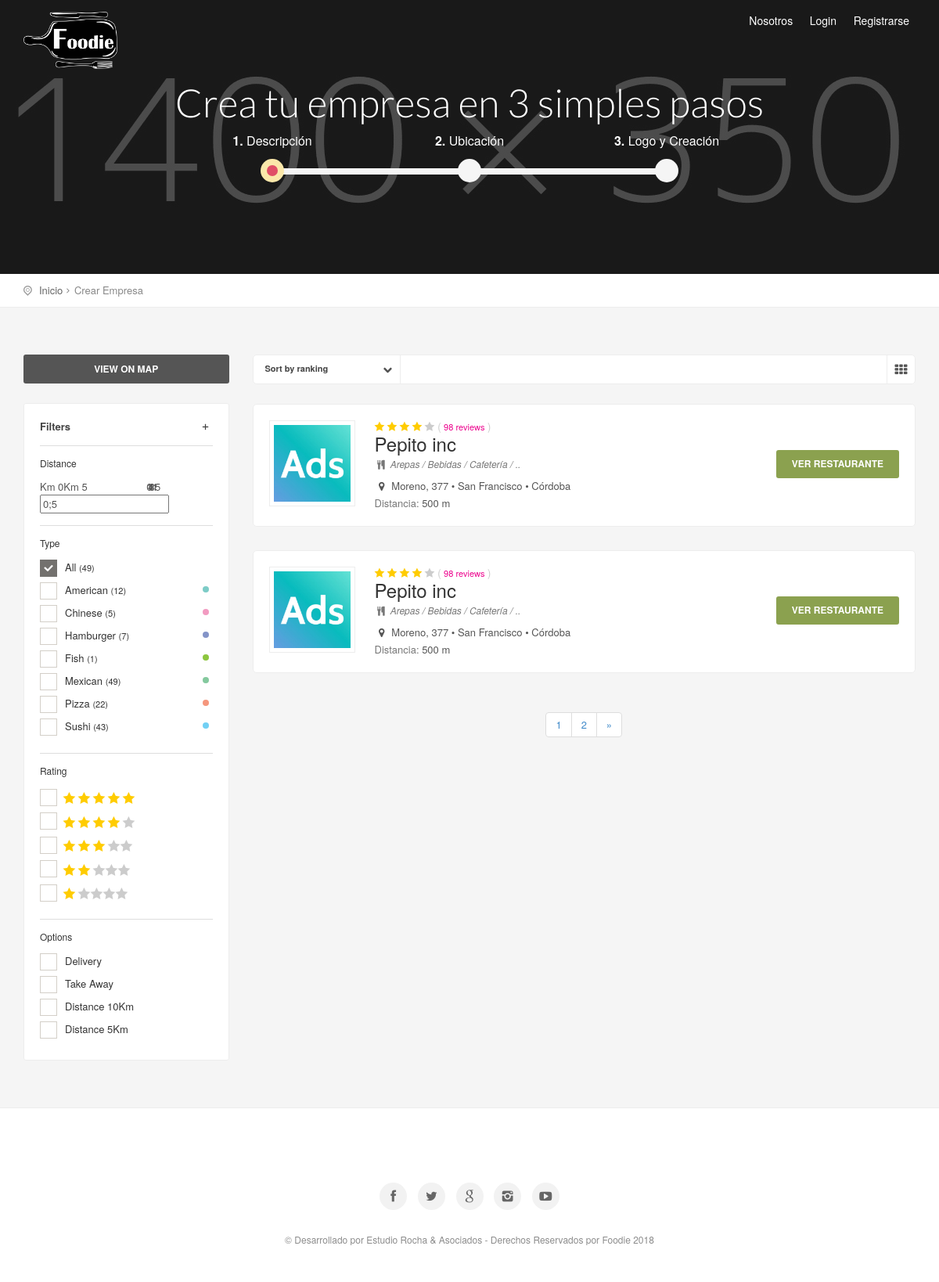
Page /restaurantes.php?pagina=1 on the committed database.
### tables this page shows
CREATE TABLE `empresas` (
  `id` int(11) NOT NULL,
  `cod` varchar(255) DEFAULT NULL,
  `titulo` text,
  `telefono` varchar(255) DEFAULT NULL,
  `email` text,
  `provincia` text,
  `ciudad` text,
  `barrio` text,
  `direccion` varchar(255) DEFAULT NULL,
  `postal` text,
  `desarrollo` text,
  `redes` varchar(255) DEFAULT NULL,
  `logo` text,
  `categoria` text,
  `subcategoria` text,
  `keywords` text,
  `description` text,
  `fecha` date DEFAULT NULL,
  `cod_usuario` text
);

### Config/Autoload.php (called while the page is built, shortened)
<?php
class autoload
{
    public static function runSitio()
    {
        spl_autoload_register(
            function($clase)
            {
                $ruta = str_replace("\\", "/", $clase) . ".php";
            }
        );
    }
}

### Clases/Conexion.php (called while the page is built, shortened)
<?php namespace Clases;
class Conexion
{
    private $datos = array("host"=> "localhost","user"=> "root","pass"=> "","db"  => "foodie");
    private $con;
    public function __construct()
    {
        $this->con = mysqli_connect($this->datos["host"], $this->datos["user"], $this->datos["pass"], $this->datos["db"]);
        mysqli_set_charset($this->con,'utf8');
    }
    public function sqlReturn($query)
    {
        $dato = $this->con->query($query);
        return $dato;
    }
}

### Clases/Empresas.php (called while the page is built, shortened)
<?php
class Empresas
{
    private $con;
    public function __construct()
    {
        $this->con = new Conexion();
    }
    function list($filter,$order,$limit) {
        $array = array();
        if (is_array($filter)) {
            $filterSql = "WHERE ";
            $filterSql .= implode(" AND ", $filter);
        } else {
            $filterSql = '';
        }
        if ($order != '') {
            $orderSql = $order;
        } else {
            $orderSql = "id DESC";
        }
        if ($limit != '') {
            $limitSql = "LIMIT " . $limit;
        } else {
            $limitSql = '';
        }
        $sql = "SELECT * FROM `empresas` $filterSql  ORDER BY $orderSql $limitSql";
        $notas = $this->con->sqlReturn($sql);
        if ($notas) {
            while ($row = mysqli_fetch_assoc($notas)) {
                $array[] = $row;
            }
            return $array ;
        }
    }
    function paginador($filter,$cantidad) {
        if (is_array($filter)) {
            $filterSql = "WHERE ";
            $filterSql .= implode(" AND ", $filter);
        } else {
            $filterSql = '';
        }
        $sql = "SELECT * FROM `empresas` $filterSql";
        $contar = $this->con->sqlReturn($sql);
        $total = mysqli_num_rows($contar);
        $totalPaginas = $total / $cantidad;
        return floor($totalPaginas);
    }
}

### Clases/Categorias.php (called while the page is built, shortened)
<?php
class Categorias
{
    private $con;
    public function __construct()
    {
        $this->con = new Conexion();
    }
    function categoriasMasUsadas(){
        $array = array();
        $sql = "SELECT c.titulo, count(p.categoria) cant FROM categorias c JOIN productos p ON p.categoria = c.cod WHERE p.cod_empresa = '$this->cod_empresa' GROUP BY c.titulo ORDER BY cant DESC LIMIT 3";
        $notas = $this->con->sqlReturn($sql);
        if ($notas) {
            while ($row = mysqli_fetch_assoc($notas)) {
                $array[] = $row;
            }
            return $array ;
        }
    }
}

### Clases/PublicFunction.php (called while the page is built, shortened)
<?php namespace Clases;
class PublicFunction
{
    public function eliminar_get($url, $varname)
    {
        $parsedUrl = parse_url($url);
        $query = array();
        if (isset($parsedUrl['query'])) {
            parse_str($parsedUrl['query'], $query);
            unset($query[$varname]);
        }
        $path = isset($parsedUrl['path']) ? $parsedUrl['path'] : '';
        $query = !empty($query) ? '?'. http_build_query($query) : '';
        return $parsedUrl['scheme']. '://'. $parsedUrl['host']. $path. $query;
    }
}

### restaurantes.php (the view, shortened to what this page needs)
<?php
require_once "Config/Autoload.php";
$funcion = new Clases\PublicFunction();
$empresa = new Clases\Empresas();
$categorias = new Clases\Categorias();
$pagina = isset($_GET["pagina"]) ? $_GET["pagina"] : '0';
$cantidad = 2;
if ($pagina > 0) {
    $pagina = $pagina - 1;
}
if(@count($_GET)>1){
    $anidador = "&";
}else{
    $anidador = "?";
}
if(isset($_GET['pagina'])):
    $url = $funcion->eliminar_get(CANONICAL, 'pagina');
else:
    $url = CANONICAL;
endif;
$empresaArray = $empresa->list("","",$cantidad*$pagina.','.$cantidad);
$numeroPaginas = $empresa->paginador("",$cantidad);
?>
<section class="parallax-window" id="short" data-parallax="scroll" data-image-src="img/sub_header_cart.jpg"
         data-natural-width="1400" data-natural-height="350">
    <div id="subheader">
        <div id="sub_content">
            <h1>Crea tu empresa en 3 simples pasos</h1>
            <div class="bs-wizard">
                <div class="col-xs-4 bs-wizard-step active">
                    <div class="text-center bs-wizard-stepnum"><strong>1.</strong> Descripción</div>
                    <div class="progress">
                    </div>
                    <a href="#0" class="bs-wizard-dot"></a>
                </div>
                <div class="col-xs-4 bs-wizard-step disabled">
                    <div class="text-center bs-wizard-stepnum"><strong>2.</strong> Ubicación</div>
                    <div class="progress">
                    </div>
                </div>
                <div class="col-xs-4 bs-wizard-step disabled">
                    <div class="text-center bs-wizard-stepnum"><strong>3.</strong> Logo y Creación</div>
                    <div class="progress">
                    </div>
                    <a href="cart_3.html" class="bs-wizard-dot"></a>
                </div>
            </div>
        </div>
    </div>
</section>
<div id="position">
    <div class="container">
        <ul>
            <li><a href="#0">Inicio</a></li>
            <li>Crear Empresa</li>
        </ul>
    </div>
</div>
<div class="container margin_60_35">
    <div class="row">
        <div class="col-md-3">
            <p>
                <a class="btn_map" data-toggle="collapse" href="#collapseMap" aria-expanded="false"
                   aria-controls="collapseMap">View on map</a>
            </p>
            <div id="filters_col">
                <a data-toggle="collapse" href="#collapseFilters" aria-expanded="false" aria-controls="collapseFilters"
                   id="filters_col_bt">Filters <i class="icon-plus-1 pull-right"></i></a>
                <div class="collapse" id="collapseFilters">
                    <div class="filter_type">
                        <h6>Distance</h6>
                        <input type="text" id="range" value="" name="range">
                        <h6>Type</h6>
                        <ul>
                            <li><label><input type="checkbox" checked class="icheck">All
                                    <small>(49)</small>
                                </label></li>
                            <li><label><input type="checkbox" class="icheck">American
                                    <small>(12)</small>
                                </label><i class="color_1"></i></li>
                            <li><label><input type="checkbox" class="icheck">Chinese
                                    <small>(5)</small>
                                </label><i class="color_2"></i></li>
                            <li><label><input type="checkbox" class="icheck">Hamburger
                                    <small>(7)</small>
                                </label><i class="color_3"></i></li>
                            <li><label><input type="checkbox" class="icheck">Fish
                                    <small>(1)</small>
                                </label><i class="color_4"></i></li>
                            <li><label><input type="checkbox" class="icheck">Mexican
                                    <small>(49)</small>
                                </label><i class="color_5"></i></li>
                            <li><label><input type="checkbox" class="icheck">Pizza
                                    <small>(22)</small>
                                </label><i class="color_6"></i></li>
                            <li><label><input type="checkbox" class="icheck">Sushi
                                    <small>(43)</small>
                                </label><i class="color_7"></i></li>
                        </ul>
                    </div>
                    <div class="filter_type">
                        <h6>Rating</h6>
                        <ul>
                            <li><label><input type="checkbox" class="icheck"><span class="rating">
							<i class="icon_star voted"></i><i class="icon_star voted"></i><i
                                                class="icon_star voted"></i><i class="icon_star voted"></i><i
                                                class="icon_star voted"></i>
							</span></label></li>
                            <li><label><input type="checkbox" class="icheck"><span class="rating">
							<i class="icon_star voted"></i><i class="icon_star voted"></i><i
                                                class="icon_star voted"></i><i class="icon_star voted"></i><i
                                                class="icon_star"></i>
							</span></label></li>
                            <li><label><input type="checkbox" class="icheck"><span class="rating">
							<i class="icon_star voted"></i><i class="icon_star voted"></i><i
                                                class="icon_star voted"></i><i class="icon_star"></i><i
                                                class="icon_star"></i>
							</span></label></li>
                            <li><label><input type="checkbox" class="icheck"><span class="rating">
							<i class="icon_star voted"></i><i class="icon_star voted"></i><i class="icon_star"></i><i
                                                class="icon_star"></i><i class="icon_star"></i>
							</span></label></li>
                            <li><label><input type="checkbox" class="icheck"><span class="rating">
							<i class="icon_star voted"></i><i class="icon_star"></i><i class="icon_star"></i><i
                                                class="icon_star"></i><i class="icon_star"></i>
							</span></label></li>
                        </ul>
                    </div>
                    <div class="filter_type">
                        <h6>Options</h6>
                        <ul class="nomargin">
                            <li><label><input type="checkbox" class="icheck">Delivery</label></li>
                            <li><label><input type="checkbox" class="icheck">Take Away</label></li>
                            <li><label><input type="checkbox" class="icheck">Distance 10Km</label></li>
                            <li><label><input type="checkbox" class="icheck">Distance 5Km</label></li>
                        </ul>
                    </div>
                </div>
            </div>
        </div>
        <div class="col-md-9">
            <div id="tools">
                <div class="row">
                    <div class="col-md-3 col-sm-3 col-xs-6">
                        <div class="styled-select">
                            <select name="sort_rating" id="sort_rating">
                                <option value="" selected>Sort by ranking</option>
                            </select>
                        </div>
                    </div>
                    <div class="col-md-9 col-sm-9 hidden-xs">
                        <a href="grid_list.html" class="bt_filters"><i class="icon-th"></i></a>
                    </div>
                </div>
            </div>
            <?php foreach ($empresaArray as $key => $value): ?>
            <?php $categorias->set("cod_empresa",$value['cod']); ?>
            <?php $categoriasArray = $categorias->categoriasMasUsadas(); ?>
                <div class="strip_list wow fadeIn" data-wow-delay="0.1s">
                    <div class="row">
                        <div class="col-md-9 col-sm-9">
                            <div class="desc">
                                <div class="thumb_strip">
                                    <a href="#"><img src="<?= URL; ?>/<?= $value['logo']; ?>"
                                                     alt="<?= $value['titulo'] ?>"></a>
                                </div>
                                <div class="rating">
                                    <i class="icon_star voted"></i><i class="icon_star voted"></i><i
                                            class="icon_star voted"></i><i class="icon_star voted"></i><i
                                            class="icon_star"></i> (
                                    <small><a href="#0">98 reviews</a></small>
                                    )
                                </div>
                                <h3><?= $value['titulo'] ?></h3>
                                <div class="type">
                                    <i class="icon-food"></i>
                                    <?php foreach ($categoriasArray as $keyC => $valueC): ?>
                                    <?=$valueC['titulo']?> /
                                    <?php endforeach; ?>
                                    ..
                                </div>
                                <div class="location">
                                    <i class="icon-location"></i> <?= $value['direccion'] ?> • <?= $value['ciudad'] ?> • <?= $value['provincia'] ?>
                                </div>
                                <div class="mt-5">
                                    <span class="info">Distancia: </span>500 m
                                </div>
                            </div>
                        </div>
                        <div class="col-md-3 col-sm-3">
                            <div class="go_to">
                                <div>
                                    <a href="#" class="btn_1">Ver Restaurante</a>
                                </div>
                            </div>
                        </div>
                    </div>
                </div>
            <?php endforeach; ?>
            <div class="text_center">
                <ul class="pagination">
                    <?php for ($i = 1; $i <= $numeroPaginas; $i++): ?>
                        <li class="page-item"><a class="page-link" href="<?=$url?><?=$anidador?>pagina=<?=$i?>"><?=$i?></a></li>
                    <?php endfor; ?>
                    <?php if(($pagina+2) <= $numeroPaginas): ?>
                        <li class="page-item"><a class="page-link" href="<?=$url?><?=$anidador?>pagina=<?=($pagina+2)?>"><span aria-hidden="true">&raquo;</span>
                                <span class="sr-only">Next</span></a></li>
                    <?php endif; ?>
                </ul>
            </div>
        </div>
    </div>
</div>

### assets/css/estilos.css (style rules this page uses)
.mt-5 { margin-top: 5px !important; }

### assets/css/responsive.css (style rules this page uses)
@media only screen and (max-width : 1200px) { #sub_content h1 { font-size:50px; } }

### rows in the picture
empresas: logo (picture), titulo "Pepito inc", titulo "Arepas", titulo "Bebidas", titulo "Cafetería", direccion "Moreno, 377", ciudad "San Francisco", provincia "Córdoba"
empresas: logo (picture), titulo "Pepito inc", titulo "Arepas", titulo "Bebidas", titulo "Cafetería", direccion "Moreno, 377", ciudad "San Francisco", provincia "Córdoba"
